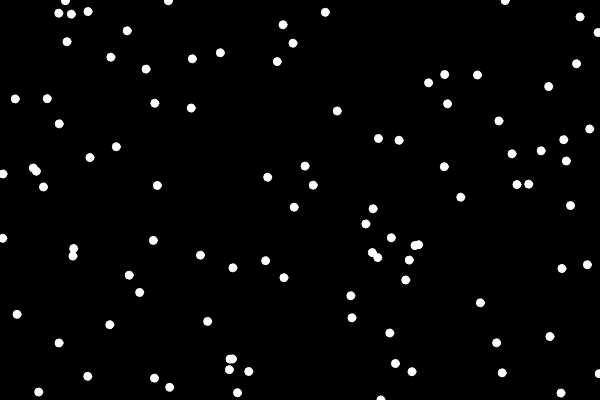
Frame 1 (no input)
Frame 60 (no input): identical to frame 1, image omitted
Frame 120 (the mouse pressed at the canvas centre since frame 60): identical to frame 1, image omitted

The p5.js sketch that drew this single still picture (run headless with seeded random() and noise() and a simulated clock; from frame 60 on, the mouse is pressed at the canvas centre):

// p5.js sketch
// ── sketch.js
let stars = [];
let num = 100;

function setup() {
  createCanvas(600, 400);
  for (let i = 0; i < num; i++){
    let x = random(-width/2,width/2);
    let y = random(-height/2,height/2);
    let z = random(width);
    star = new Star(x, y, z);
    stars.push(star)
  }
}

function draw() {
  background(0);
  translate(width/2, height/2)
  for (let star of stars) {
    star.move();
    star.show();
  }
}

// ── star.js
class Star {
    constructor(x, y, z) {
        this.x = x;
        this.y = y;
        this.z = z
      }
    
      move() {
        this.z--;
        if (this.z == 1) {
            this.z = width;
        }
      }
    
      show() {
        stroke(255);
        let sx = map(this.x/this.z, 0, 1, 0, width)
        let zy = map(this.y/this.z, 0, 1, 0, height)
        ellipse(this.x, this.y, 8, 8)
      }
    }
